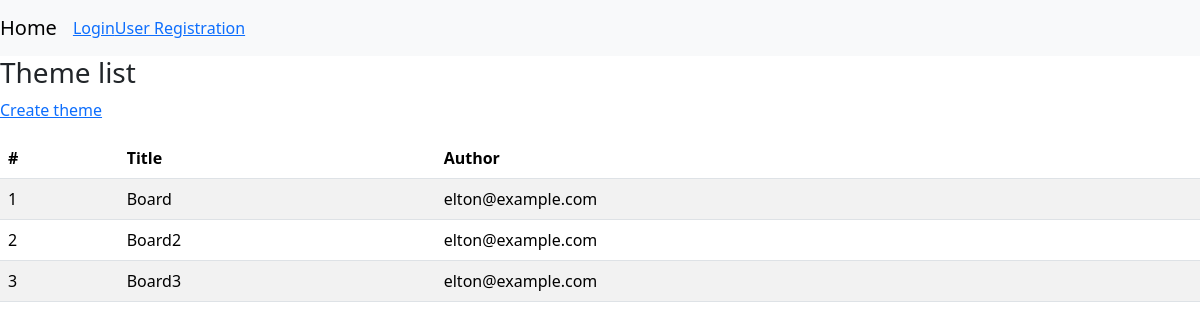
Page /boards/list_themes/ on the earlier database version.
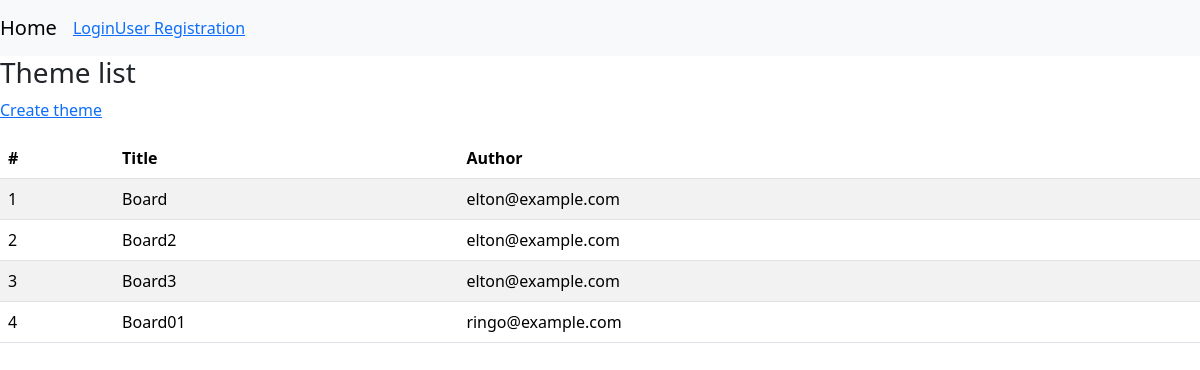
Same page on the later database version.
### boards/models.py (models this page shows)
class Themes(models.Model):
    title = models.CharField(max_length=255)
    user = models.ForeignKey(
        "accounts.Users",
        on_delete=models.CASCADE
    )
    objects = ThemesManager()
    class Meta:
        db_table = 'thems'

### accounts/models.py (models this page shows)
class Users(AbstractBaseUser, PermissionsMixin):
    username = models.CharField(max_length=255)
    age = models.PositiveIntegerField()
    email = models.EmailField(max_length=25, unique=True)
    is_active = models.BooleanField(default=False)
    is_staff = models.BooleanField(default=False)
    picture = models.FileField(null=True, upload_to="picture/")
    objects = UserManager()
    USERNAME_FIELD = "email"
    REQUIRED_FIELDS = ["username"]
    class Meta:
        db_table = 'users'

### boards/views.py (the view)
# urls.py: path("list_themes/", views.list_themes, name="list_themes"),
def list_themes(request):
    themes = Themes.objects.fetch_all_theme()
    return render(request, "boards/list_themes.html",
                  context={
                      "themes": themes
                  })

### boards/models.py (called while the page is built)
    def fetch_all_theme(self):
        return self.order_by("id").all()

### templates/boards/list_themes.html (shortened to what this page needs)
{% extends 'base.html' %}
{% block content %}
<h3>Theme list</h3>
<p><a href="{% url 'boards:create_theme' %}" class=n"avbar-brand">Create theme</a></p>
<table class="table table-striped table-hover">
    <thead>
        <tr>
            <th>#</th>
            <th>Title</th>
            <th>Author</th>
        </tr>
    </thead>
    <tbody>
        {% for theme in themes %}
        <tr>
            <td>{{ forloop.counter }}</td>
            <td>{{ theme.title }}</td>
            {% if theme.user.id == user.id %}
            <td><a href="{% url 'boards:edit_theme' id=theme.id %}">{{ theme.user }}</a></td>
            {% else %}
            <td>{{ theme.user }}</td>
            {% endif %}
        </tr>
        {% endfor %}
    </tbody>
</table>
{% endblock  %}

### templates/base.html (shortened to what this page needs)
<!DOCTYPE html>
<html lang="ja">
<head>
    <link href="https://cdn.jsdelivr.net/npm/bootstrap@5.3.1/dist/css/bootstrap.min.css" rel="stylesheet">
</head>
<body>
    <nav class="navbar navbar-expand-lg navbar-light bg-light">
        <a href="{% url 'accounts:home' %}" class="navbar-brand">Home</a>
        {% if user.is_authenticated %}
        <a href="{% url 'boards:list_themes' %}" navbar-brand>Board list</a>
        <a href="{% url 'accounts:user_logout' %}" navbar-brand>Logout</a>
        <a href="{% url 'accounts:user_edit' %}" navbar-brand>User edit</a>
        {% else %}
            <a href="{% url 'accounts:user_login' %}" navbar-brand>Login </a>
            <a href="{% url 'accounts:regist' %}" navbar-brand>User Registration</a>
        {% endif %}
    </nav>
    {% block content %}
    {% endblock  %}
</body>
</html>

Differences in the rows shown:
added Themes: title "Board01", user "ringo@example.com"
